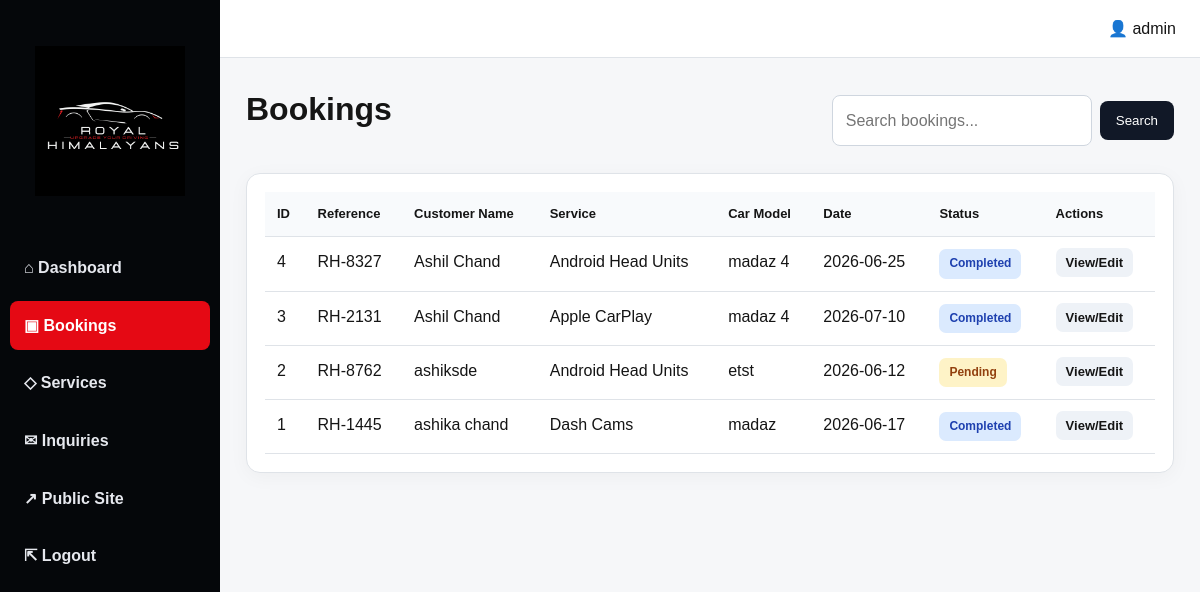
/admin/bookings (signed in), run on the app's committed database.
### tables this page shows
CREATE TABLE bookings (
            id INTEGER PRIMARY KEY AUTOINCREMENT,
            booking_ref TEXT NOT NULL UNIQUE,
            customer_name TEXT NOT NULL,
            phone TEXT NOT NULL,
            car_model TEXT NOT NULL,
            service_id INTEGER NOT NULL,
            preferred_date TEXT NOT NULL,
            status TEXT NOT NULL DEFAULT 'Pending',
            notes TEXT,
            created_at TEXT NOT NULL DEFAULT CURRENT_TIMESTAMP,
            updated_at TEXT NOT NULL DEFAULT CURRENT_TIMESTAMP,
            FOREIGN KEY (service_id) REFERENCES services(id)
        );

CREATE TABLE services (
            id INTEGER PRIMARY KEY AUTOINCREMENT,
            name TEXT NOT NULL,
            slug TEXT NOT NULL UNIQUE,
            short_description TEXT NOT NULL,
            description TEXT NOT NULL,
            features TEXT NOT NULL,
            price_from INTEGER NOT NULL,
            image_filename TEXT NOT NULL,
            active INTEGER NOT NULL DEFAULT 1,
            created_at TEXT NOT NULL DEFAULT CURRENT_TIMESTAMP
        );

### app.py (the view)
@app.route("/admin/bookings")
@login_required
def admin_bookings():
    search = strip_tags(request.args.get("q"), 100)
    if search:
        like_search = f"%{search}%"
        bookings = query_db(
            """
            SELECT b.*, s.name AS service_name
            FROM bookings b
            JOIN services s ON b.service_id = s.id
            WHERE b.booking_ref LIKE ?
               OR b.customer_name LIKE ?
               OR b.phone LIKE ?
               OR b.car_model LIKE ?
               OR s.name LIKE ?
               OR b.status LIKE ?
            ORDER BY b.created_at DESC
            """,
            (like_search, like_search, like_search, like_search, like_search, like_search),
        )
    else:
        bookings = query_db(
            """
            SELECT b.*, s.name AS service_name
            FROM bookings b
            JOIN services s ON b.service_id = s.id
            ORDER BY b.created_at DESC
            """
        )
    return render_template("admin/bookings.html", bookings=bookings, search=search)

### app.py (called while the page is built)
@app.context_processor
def inject_globals():
    return {
        "current_year": datetime.now().year,
        "admin_username": session.get("admin_username"),
    }

def strip_tags(value: str | None, max_length: int = 255) -> str:
    if value is None:
        return ""
    cleaned = TAG_RE.sub("", value).strip()
    return cleaned[:max_length]

def login_required(view_func):
    @wraps(view_func)
    def wrapped_view(*args, **kwargs):
        if "admin_id" not in session:
            flash("Please log in to access the admin area.", "error")
            return redirect(url_for("admin_login", next=request.path))
        return view_func(*args, **kwargs)
    return wrapped_view

### database.py (called while the page is built)
def get_db() -> sqlite3.Connection:
    if "db" not in g:
        db_path = current_app.config.get("DATABASE_PATH", "royal_himalayans.db")
        g.db = sqlite3.connect(db_path)
        g.db.row_factory = sqlite3.Row
        g.db.execute("PRAGMA foreign_keys = ON")
    return g.db

def query_db(query: str, args: tuple[Any, ...] = (), one: bool = False):
    cur = get_db().execute(query, args)
    rows = cur.fetchall()
    cur.close()
    return (rows[0] if rows else None) if one else rows

### templates/admin/bookings.html (shortened to what this page needs)
{% extends 'admin/admin_base.html' %}
{% block content %}
<div class="admin-card-head page-head">
    <h1>Bookings</h1>
    <form class="search-form" method="get" action="{{ url_for('admin_bookings') }}">
        <input name="q" value="{{ search }}" placeholder="Search bookings...">
        <button type="submit">Search</button>
    </form>
</div>
<section class="admin-card">
    {% include 'admin/partials/bookings_table.html' %}
</section>
{% endblock %}

### templates/admin/partials/bookings_table.html
<div class="table-wrap">
    <table class="admin-table">
        <thead>
            <tr>
                <th>ID</th>
                <th>Reference</th>
                <th>Customer Name</th>
                <th>Service</th>
                <th>Car Model</th>
                <th>Date</th>
                <th>Status</th>
                <th>Actions</th>
            </tr>
        </thead>
        <tbody>
            {% for booking in bookings %}
                <tr>
                    <td>{{ booking.id }}</td>
                    <td>{{ booking.booking_ref }}</td>
                    <td>{{ booking.customer_name }}</td>
                    <td>{{ booking.service_name }}</td>
                    <td>{{ booking.car_model }}</td>
                    <td>{{ booking.preferred_date }}</td>
                    <td><span class="status status-{{ booking.status|lower }}">{{ booking.status }}</span></td>
                    <td><a class="icon-btn" href="{{ url_for('admin_booking_detail', booking_id=booking.id) }}">View/Edit</a></td>
                </tr>
            {% else %}
                <tr><td colspan="8">No bookings found.</td></tr>
            {% endfor %}
        </tbody>
    </table>
</div>

### static/css/style.css (style rules this page uses)
:root { --black: #05070a; --black-2: #0d1117; --red: #e50914; --red-dark: #b90710; --white: #ffffff; --light: #f4f6f8; --muted: #6c737f; --border: #dfe3e8; --green: #1f9d55; --orange: #f59e0b; --blue: #2563eb; --shadow: 0 16px 45px rgba(0, 0, 0, 0.18); }
* { box-sizing: border-box; }
html { scroll-behavior: smooth; }
body { margin: 0; font-family: Arial, Helvetica, sans-serif; color: #151515; background: var(--light); line-height: 1.6; }
a { color: inherit; text-decoration: none; }
input, select, textarea { width: 100%; padding: 12px 13px; border: 1px solid #cfd6df; border-radius: 8px; font: inherit; background: #fff; }
.admin-body { background: #f6f7f9; display: grid; grid-template-columns: 220px 1fr; min-height: 100vh; }
.admin-content h1 { margin-top: 0; }
.stat-card, .admin-card { background: #fff; border: 1px solid var(--border); border-radius: 14px; box-shadow: 0 4px 20px rgba(0,0,0,.04); }
.admin-card { padding: 18px; }
.admin-card-head, .page-head { display: flex; justify-content: space-between; align-items: center; gap: 16px; margin-bottom: 16px; }
.table-wrap { overflow-x: auto; }
.admin-table { width: 100%; border-collapse: collapse; min-width: 850px; }
.admin-table th, .admin-table td { padding: 12px; border-bottom: 1px solid var(--border); text-align: left; vertical-align: top; }
.admin-table th { background: #f8fafc; font-size: 13px; }
.icon-btn { padding: 7px 10px; background: #eef2f7; border-radius: 7px; font-weight: 800; font-size: 13px; }
.status { display: inline-block; padding: 5px 10px; border-radius: 7px; font-size: 12px; font-weight: 900; }
.status-pending { color: #92400e; background: #fef3c7; }
.status-completed { color: #1e40af; background: #dbeafe; }
.search-form { display: flex; gap: 8px; align-items: center; flex-wrap: wrap; }
.search-form input { width: 260px; }
.search-form button { padding: 12px 16px; border: 0; border-radius: 8px; background: #111827; color: #fff; cursor: pointer; }

### data on the page
bookings: id "4", booking_ref "RH-8327", customer_name "Ashil Chand", service_name "Android Head Units", car_model "madaz 4", preferred_date "2026-06-25", status "Completed"
bookings: id "3", booking_ref "RH-2131", customer_name "Ashil Chand", service_name "Apple CarPlay", car_model "madaz 4", preferred_date "2026-07-10", status "Completed"
bookings: id "2", booking_ref "RH-8762", customer_name "ashiksde", service_name "Android Head Units", car_model "etst", preferred_date "2026-06-12", status "Pending"
bookings: id "1", booking_ref "RH-1445", customer_name "ashika chand", service_name "Dash Cams", car_model "madaz", preferred_date "2026-06-17", status "Completed"

### other printed values
{{ admin_username or 'Admin' }} "admin"
